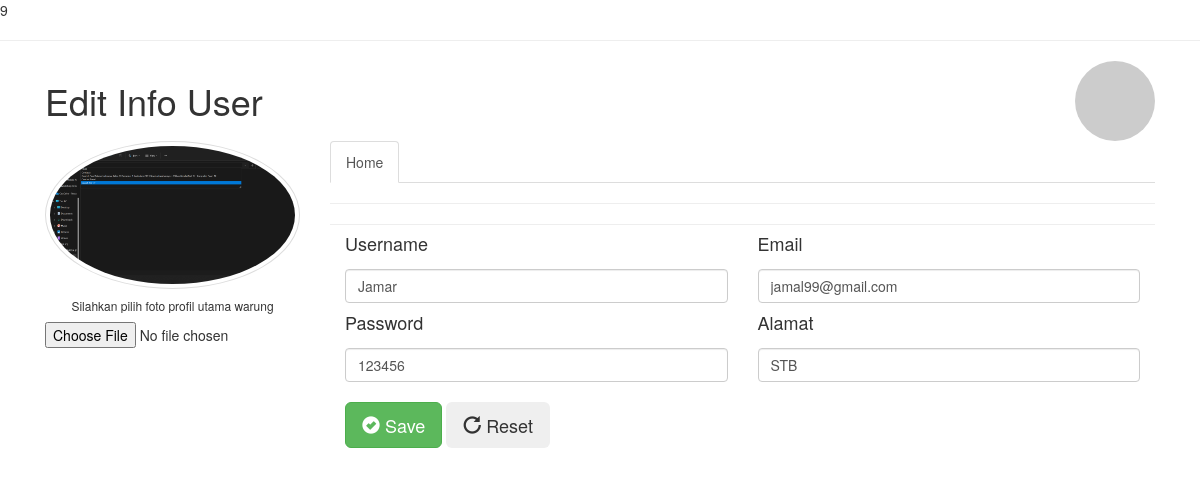
Page /View/AturProfileUser.php?id=9 (signed in) on the committed database.
### tables this page shows
CREATE TABLE `tb_users` (
  `id_user` int(5) NOT NULL,
  `username` char(11) NOT NULL,
  `email` varchar(50) NOT NULL,
  `password` char(20) NOT NULL,
  `hak` enum('admin','registered') NOT NULL,
  `alamat` varchar(255) DEFAULT NULL,
  `foto` varchar(256) DEFAULT NULL
);

### View/AturProfileUser.php (the view, shortened to what this page needs)
<?php
include('../Config/koneksi.php');
$getID=$_GET['id'];
print_r($getID);
$sql ="SELECT * FROM tb_users WHERE id_user=$getID";
$result = mysqli_query($koneksi, $sql);
$row =mysqli_fetch_assoc($result);
?><script>
<link href="//maxcdn.bootstrapcdn.com/bootstrap/4.1.1/css/bootstrap.min.css" rel="stylesheet" id="bootstrap-css">
<link href="//maxcdn.bootstrapcdn.com/bootstrap/4.0.0/css/bootstrap.min.css" rel="stylesheet" id="bootstrap-css">
<head>
    <link rel="stylesheet" href="https://maxcdn.bootstrapcdn.com/bootstrap/3.3.7/css/bootstrap.min.css">
</head>
<hr>
<div class="container bootstrap snippet">
    <div class="row">
        <div class="col-sm-10"><h1>Edit Info User</h1></div>
        <div class="col-sm-2"><a href="/users" class="pull-right"><img title="profile image"
                                                                       class="img-circle img-responsive"
                                                                       src="http://www.gravatar.com/avatar/28fd20ccec6865e2d5f0e1f4446eb7bf?s=100"></a>
        </div>
    </div>
    <form class="form" action="" enctype="multipart/form-data" method="post"
          id="registrationForm">
        <div class="row">
            <div class="col-sm-3">
                <div class="text-center">
                    <img src="../Assets/img/<?php echo $row['foto']; ?>" class="avatar img-circle img-thumbnail"
                         id="coy" alt="avatar">
                    <h6>Silahkan pilih foto profil utama warung</h6>
                    <input type="file" name="foto" value="<?php $row['foto'] ?>" class="text-center center-block file-upload"
                           onchange="readUrl(this)">
                </div>
                <br>
            </div>
            <div class="col-sm-9">
                <ul class="nav nav-tabs">
                    <li class="active"><a data-toggle="tab" href="#home">Home</a></li>
                </ul>
                <div class="tab-content">
                    <div class="tab-pane active" id="home">
                        <hr>
                        <div class="form">
                            <div class="col-xs-6">
                                <label for="first_name"><h4>Username</h4></label>
                                <input type="text" class="form-control" name="username" id="first_name" value="<?php echo $row['username'];?>"
                                       placeholder="<?php echo $row['username']; ?>" title="enter your first name if any.">
                            </div>
                        </div>
                        <div class="form">
                            <div class="col-xs-6">
                                <label for="last_name"><h4>Email</h4></label>
                                <input type="text" class="form-control" name="email" id="last_name" value="<?php echo $row['email']; ?>"
                                       placeholder="<?php echo  $row['email'] ?>" title="enter your last name if any.">
                            </div>
                        </div>
                        <div class="form">
                            <div class="col-xs-6">
                                <label for="phone"><h4>Password</h4></label>
                                <input type="text" class="form-control" id="phone" placeholder="<?php echo $row['password'];?>" value="<?php echo $row['password'] ?>" name="password"></input>
                            </div>
                        </div>
                        <div class="form">
                            <div class="col-xs-6">
                                <label for="phone"><h4>Alamat</h4></label>
                               <input type="text" class="form-control" name="alamat" placeholder="<?php echo $row['alamat'];?>" value="<?php echo $row['alamat'] ?>">
                            </div>
                        </div>
                        <div class="form">
                            <div class="col-xs-12">
                                <br>
                                <button class="btn btn-lg btn-success" type="submit" name="submit"><i
                                            class="glyphicon glyphicon-ok-sign"></i> Save
                                </button>
                                <button class="btn btn-lg" type="reset"><i class="glyphicon glyphicon-repeat"></i> Reset
                                </button>
                            </div>
                        </div>
                        <hr>
                    </div>
                </div>
            </div>
    </form>
</div>

### rows in the picture
tb_users: foto (picture), username "Jamar", email "jamal99@gmail.com", password "123456", alamat "STB"
